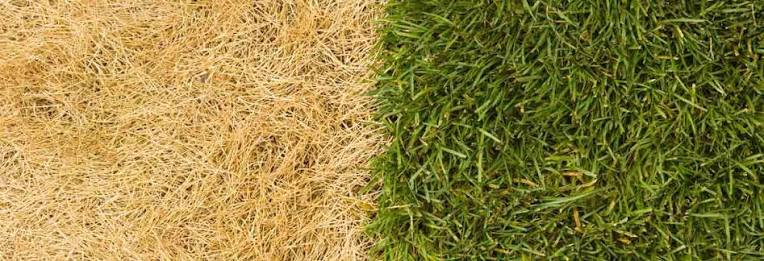
#> input picture grass_img.jpg, 764 x 261 px
$ python calibration.py
#> lines starting #> are read from the running program, lines starting #| are printed output that depends on the picture
import cv2
import numpy as np
import json
import sys
from deepmerge import merge_or_raise
import argparse

# [21 lines left out: functions create_trackbars, read_trackbars, not called in this run]

def create_menu(filter_dict: dict, attempts=1, max_attempts=3) -> int:
    print("\nMenu:\n\n (9) Exit\n\n")
    print("Available filters:\n\n (1) Morphology\n (2) Erosion\n (3) Blur\n (4) Unsharping Mask\n (5) No filters\n\n")

    while attempts <= max_attempts:
        try:
            select_number = int(input(f"[{attempts}/{max_attempts}] Select an action or filter: "))
            print(f"\nAction/Filter selected: {select_number}\n")
            if select_number == 9:
                print("\nFinishing operation...\n")
                sys.exit()
            if select_number not in filter_dict or not filter_dict[select_number]:
                print("Filter not found! Trying again...\n")
                attempts += 1
            else:
                break
        except (TypeError, ValueError):
            select_number = None
            print("\nEnter a valid value to select a desired action or filter.\n")
            attempts += 1

    if select_number not in filter_dict or not filter_dict[select_number]:
        print(f"Filter not found after {max_attempts} attempts. Finishing operation...\n")
        sys.exit()

    return select_number

# [31 lines left out: function color_calibration, not called in this run]

def main():
    parser = argparse.ArgumentParser()
    parser.add_argument("--img", default="grass_img.jpg", help="Path to the image")
    args = parser.parse_args()
    img = cv2.imread(args.img)
#> img is the input picture: shape (261, 764, 3); mean B, G, R 66.7, 131.6, 147.2

    if img is None:
        print("Error in loading image!")
        sys.exit()

    image_blur = cv2.GaussianBlur(img, (3, 3), 0)
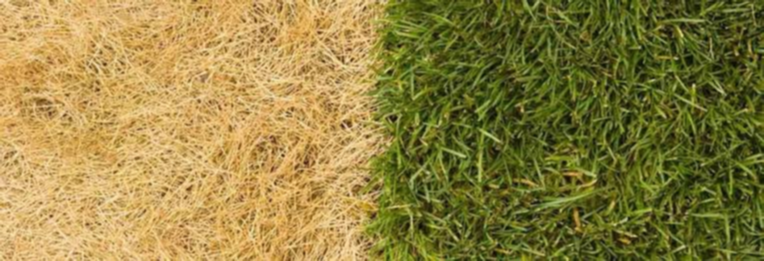
#> image_blur: shape (261, 764, 3); mean B, G, R 66.7, 131.6, 147.2
    image_unsharping = cv2.addWeighted(img, 1.5, image_blur, -0.5, 0)

    filter_dict = {
        1: {"text_good_color": "Good color with Morphology filter", "text_bad_color": "Bad color with Morphology filter", "analyzed_img": img, "filter": "Morphology"},
        2: {"text_good_color": "Good color with Erosion filter", "text_bad_color": "Bad color with Erosion filter", "analyzed_img": img, "filter": "Erosion"},
        3: {"text_good_color": "Good color with Blur filter", "text_bad_color": "Bad color with Blur filter", "analyzed_img": image_blur, "filter": "Blur"},
        4: {"text_good_color": "Good color with Unsharping Mask filter", "text_bad_color": "Bad color with Unsharping Mask filter", "analyzed_img": image_unsharping, "filter": "Unsharping Mask"},
        5: {"text_good_color": "Good color without filter", "text_bad_color": "Bad color without filter", "analyzed_img": img, "filter": "No filter"}
    }

    selected_number = create_menu(filter_dict)
#> the loop in create_menu, `while attempts <= max_attempts:` made 1 pass; the answer given on pass 1: 1
#> after the loop in create_menu, `while attempts <= max_attempts:`: attempts = 1
#> selected_number = 1

    # frame_dict = {
    #    1: {"analyzed_img": img},
    #    2: {"analyzed_img": img},
    #    3: {"analyzed_img": image_blur},
    #    4: {"analyzed_img": image_unsharping},
    #    5: {"analyzed_img": img}
    # }

    # try:
    #    result_dict = merge_or_raise.merge(filtro_dict, frame_dict)
    # except Exception as e:
    #    print(f"Raise or merge error: {e}")

    text_good_color = filter_dict[selected_number]["text_good_color"]
#> text_good_color = 'Good color with Morphology filter'
    text_bad_color = filter_dict[selected_number]["text_bad_color"]
#> text_bad_color = 'Bad color with Morphology filter'
    analyzed_image = filter_dict[selected_number]["analyzed_img"]
    used_filter = filter_dict[selected_number]["filter"]
#> used_filter = 'Morphology'

    print("Starting image verification...")
#> (the run stopped early here; a loop or call above may not have finished)
